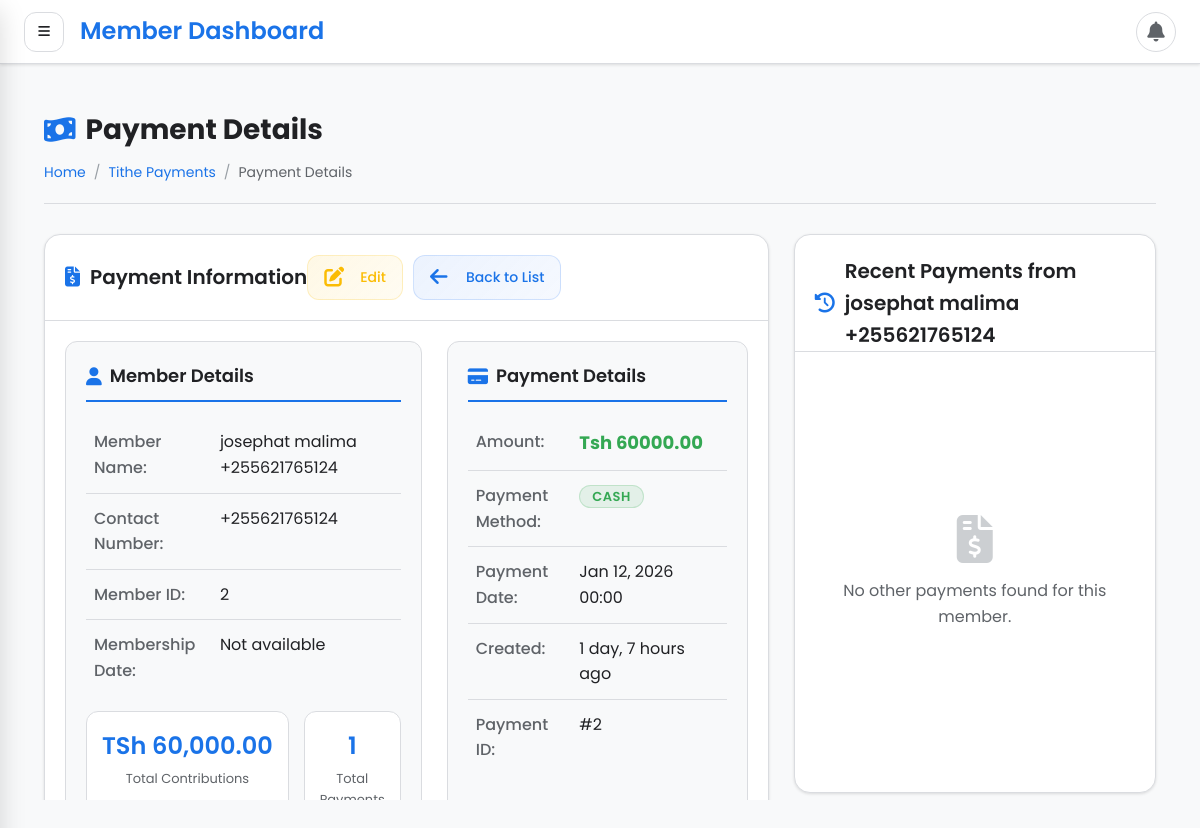
The page /tithe/2/ (signed in) on the database its author committed.
### tithe/models.py (models this page shows, shortened)
class TithePayment(models.Model):
    PAYMENT_STATUS_CHOICES = [
        ('cash', 'Cash'),
        ('bank', 'Bank'),
    ]
    sms_sent = models.BooleanField(default=False)
    sms_sent_at = models.DateTimeField(null=True, blank=True)
    sms_message_id = models.CharField(max_length=100, blank=True, null=True)
    sms_failure_count = models.IntegerField(default=0)
    last_sms_error = models.TextField(blank=True, null=True)
    date = models.DateTimeField(default=timezone.now, verbose_name='Invoice Date')
    name = models.ForeignKey(Member, verbose_name="Member", on_delete=models.CASCADE)  # Direct reference
    contact_number = models.CharField(max_length=13)
    amount = models.DecimalField(max_digits=10, decimal_places=2)
    status = models.CharField(
        max_length=50,
        choices=PAYMENT_STATUS_CHOICES,
        default='cash'
    )

### member/models.py (models this page shows, shortened)
class Member(models.Model):
    name = models.CharField(max_length=255)
    code = models.TextField(help_text="001PT", null= True)
    active = models.BooleanField(default= True)
    shepherd = models.ForeignKey(Community, on_delete=models.CASCADE, null=True, blank=True)
    ministry = models.ForeignKey(Ministry, on_delete=models.CASCADE, null=True, blank=True)
    telephone =PhoneNumberField(max_length=255, null=True, help_text=' Eg. +255 ')
    location = models.CharField(max_length=255)
    fathers_name = models.CharField(max_length=255, null=True, blank=True)
    mothers_name = models.CharField(max_length=255, null=True, blank=True)
    guardians_name = models.CharField(max_length=255, null=True, blank=True)
    new_believer_school = models.BooleanField()
    pays_tithe = models.BooleanField(default=False)
    working = models.BooleanField(default=False)
    schooling = models.BooleanField(default=False)
    picture = models.ImageField(upload_to=upload_image_path, null=True, blank=True)
    transfered = models.BooleanField(max_length=250, blank=True, null= True)
    transfer_update = models.CharField(max_length=250, null=True, blank=True)
    objects = MemberManager()
    def __str__(self):
        return f'{self.name} {self.telephone}'

### tithe/views.py (the view)
# urls.py: path('<int:pk>/', views.TithePaymentDetailView.as_view(), name='tithepayment_detail'),
class TithePaymentDetailView(LoginRequiredMixin, DetailView):
    model = TithePayment
    template_name = 'tithepayment/detail.html'
    context_object_name = 'payment'
    def get_context_data(self, **kwargs):
        context = super().get_context_data(**kwargs)
        context['related_payments'] = TithePayment.objects.filter(
            name=self.object.name
        ).exclude(id=self.object.id).order_by('-date')[:10]
        context['member_total_contributions'] = TithePayment.objects.filter(
            name=self.object.name
        ).aggregate(total=Sum('amount'))['total'] or 0
        context['member_payment_count'] = TithePayment.objects.filter(
            name=self.object.name
        ).count()
        context['finance_active'] = True
        context['tithepayment_active_list'] = True
        return context

### templates/tithepayment/detail.html (shortened to what this page needs)
{% extends 'base.html' %}
{% load static %}
{% block content %}
<div class="details-container">
    <div class="page-header">
        <h1 class="page-title">
            <i class="fas fa-money-bill-wave"></i>
            Payment Details
        </h1>
        <nav class="breadcrumb">
            <div class="breadcrumb-item">
                <a href="{% url 'home' %}" class="breadcrumb-link">Home</a>
                <span class="breadcrumb-separator">/</span>
            </div>
            <div class="breadcrumb-item">
                <a href="{% url 'tithepayment:tithepayment_list' %}" class="breadcrumb-link">Tithe Payments</a>
                <span class="breadcrumb-separator">/</span>
            </div>
            <div class="breadcrumb-item active">
                Payment Details
            </div>
        </nav>
    </div>
    <div class="layout-grid">
        <div>
            <div class="card">
                <div class="card-header" style="padding-bottom: 20px; border-bottom: 1px solid var(--divider);">
                    <div style="display: flex; justify-content: space-between; align-items: center;">
                        <h3 class="card-title">
                            <i class="fas fa-file-invoice-dollar"></i>
                            Payment Information
                        </h3>
                        <div style="display: flex; gap: 10px;">
                            <a href="{% url 'tithepayment:tithepayment_update' payment.pk %}"
                               class="action-button action-edit"
                               style="padding: 10px 16px; font-size: 0.875rem;">
                                <i class="fas fa-edit"></i>
                                <span>Edit</span>
                            </a>
                            <a href="{% url 'tithepayment:tithepayment_list' %}"
                               class="action-button action-back"
                               style="padding: 10px 16px; font-size: 0.875rem;">
                                <i class="fas fa-arrow-left"></i>
                                <span>Back to List</span>
                            </a>
                        </div>
                    </div>
                </div>
                <div class="card-body">
                    <div class="details-grid">
                        <div class="detail-section">
                            <h4 class="detail-section-title">
                                <i class="fas fa-user"></i>
                                Member Details
                            </h4>
                            <table class="detail-table">
                                <tbody>
                                    <tr class="detail-row">
                                        <td class="detail-label">Member Name:</td>
                                        <td class="detail-value">{{ payment.name }}</td>
                                    </tr>
                                    <tr class="detail-row">
                                        <td class="detail-label">Contact Number:</td>
                                        <td class="detail-value">{{ payment.contact_number }}</td>
                                    </tr>
                                    <tr class="detail-row">
                                        <td class="detail-label">Member ID:</td>
                                        <td class="detail-value">{{ payment.name.id }}</td>
                                    </tr>
                                    <tr class="detail-row">
                                        <td class="detail-label">Membership Date:</td>
                                        <td class="detail-value">{{ payment.name.created_at|date:"M d, Y"|default:"Not available" }}</td>
                                    </tr>
                                </tbody>
                            </table>
                            <div class="stats-grid">
                                <div class="stat-card">
                                    <div class="stat-value">Tsh {{ member_total_contributions|floatformat:2 }}</div>
                                    <div class="stat-label">Total Contributions</div>
                                </div>
                                <div class="stat-card">
                                    <div class="stat-value">{{ member_payment_count }}</div>
                                    <div class="stat-label">Total Payments</div>
                                </div>
                            </div>
                        </div>
                        <div class="detail-section">
                            <h4 class="detail-section-title">
                                <i class="fas fa-credit-card"></i>
                                Payment Details
                            </h4>
                            <table class="detail-table">
                                <tbody>
                                    <tr class="detail-row">
                                        <td class="detail-label">Amount:</td>
                                        <td class="detail-value">
                                            <strong>Tsh {{ payment.amount }}</strong>
                                        </td>
                                    </tr>
                                    <tr class="detail-row">
                                        <td class="detail-label">Payment Method:</td>
                                        <td class="detail-value">
                                            <span class="badge {% if payment.status == 'cash' %}badge-success{% else %}badge-primary{% endif %}">
                                                {{ payment.get_status_display }}
                                            </span>
                                        </td>
                                    </tr>
                                    <tr class="detail-row">
                                        <td class="detail-label">Payment Date:</td>
                                        <td class="detail-value">{{ payment.date|date:"M d, Y H:i" }}</td>
                                    </tr>
                                    <tr class="detail-row">
                                        <td class="detail-label">Created:</td>
                                        <td class="detail-value">{{ payment.date|timesince }} ago</td>
                                    </tr>
                                    <tr class="detail-row">
                                        <td class="detail-label">Payment ID:</td>
                                        <td class="detail-value">#{{ payment.id }}</td>
                                    </tr>
                                </tbody>
                            </table>
                        </div>
                    </div>
                </div>
            </div>
        </div>
        <div>
            <div class="card" style="margin-bottom: 25px;">
                <div class="card-header">
                    <h4 class="card-title">
                        <i class="fas fa-history"></i>
                        Recent Payments from {{ payment.name }}
                    </h4>
                </div>
                <div class="card-body">
                    {% if related_payments %}
                    <ul class="payments-list">
                        {% for related_payment in related_payments %}
                        <a href="{% url 'tithepayment:tithepayment_detail' related_payment.pk %}"
                           class="payment-item">
                            <div class="payment-header">
                                <div class="payment-amount">Tsh {{ related_payment.amount }}</div>
                                <div class="payment-date">{{ related_payment.date|date:"M d, Y" }}</div>
                            </div>
                            <div class="payment-method">
                                <span class="badge {% if related_payment.status == 'cash' %}badge-success{% else %}badge-primary{% endif %}">
                                    {{ related_payment.get_status_display }}
                                </span>
                                <span style="color: var(--text-secondary);">Payment #{{ related_payment.id }}</span>
                            </div>
                        </a>
                        {% endfor %}
                    </ul>
                    {% else %}
                    <div class="empty-state">
                        <i class="fas fa-file-invoice-dollar"></i>
                        <p>No other payments found for this member.</p>
                    </div>
                    {% endif %}
                </div>
            </div>
        </div>
    </div>
</div>
{% endblock %}

### templates/base.html (style rules this page uses)
* { margin: 0; padding: 0; box-sizing: border-box; -webkit-tap-highlight-color: transparent; font-family: "Poppins", -apple-system, BlinkMacSystemFont, sans-serif; }
:root { --primary: #1a73e8; --primary-dark: #0d47a1; --primary-light: #42a5f5; --secondary: #34a853; --secondary-dark: #2e7d32; --accent: #fbbc04; --danger: #ea4335; --warning: #fbbc04; --success: #34a853; --info: #4285f4; --background: #f8f9fa; --surface: #ffffff; --surface-dark: #202124; --text-primary: #202124; --text-secondary: #5f6368; --text-disabled: #9aa0a6; --divider: #dadce0; --shadow-sm: 0 1px 3px rgba(0, 0, 0, 0.12); --shadow-md: 0 4px 6px rgba(0, 0, 0, 0.1); --shadow-lg: 0 10px 25px rgba(0, 0, 0, 0.15); --shadow-xl: 0 20px 40px rgba(0, 0, 0, 0.2); --radius-sm: 8px; --radius-md: 12px; --radius-lg: 16px; --radius-xl: 24px; --radius-full: 9999px; --space-xs: 4px; --space-sm: 8px; --space-md: 16px; --space-lg: 24px; --space-xl: 32px; --space-2xl: 48px; --transition-fast: 150ms ease; --transition-base: 250ms ease; --transition-slow: 350ms ease; --sidebar-width: 280px; --sidebar-collapsed: 72px; --header-height: 64px; }
body { font-family: "Poppins", -apple-system, BlinkMacSystemFont, sans-serif; background: var(--background); color: var(--text-primary); line-height: 1.6; -webkit-font-smoothing: antialiased; -moz-osx-font-smoothing: grayscale; overflow: hidden; }
h1 { font-size: 2rem; font-weight: 700; }
h3 { font-size: 1.5rem; font-weight: 600; }
h4 { font-size: 1.25rem; font-weight: 600; }
.card { background: var(--surface); border-radius: var(--radius-lg); box-shadow: var(--shadow-sm); border: 1px solid var(--divider); margin-bottom: var(--space-md); overflow: hidden; }
.card-header { padding: var(--space-lg); border-bottom: 1px solid var(--divider); display: flex; align-items: center; justify-content: space-between; }
.card-body { padding: var(--space-lg); }
.badge { display: inline-block; padding: 4px 8px; font-size: 0.75rem; font-weight: 600; border-radius: var(--radius-full); line-height: 1; }
.badge-success { background: rgba(52, 168, 83, 0.1); color: var(--success); }
.page-header { margin-bottom: var(--space-xl); }
.page-header h1 { font-size: 1.75rem; font-weight: 700; color: var(--text-primary); margin-bottom: var(--space-sm); }
.empty-state { display: flex; flex-direction: column; align-items: center; justify-content: center; padding: var(--space-2xl); text-align: center; color: var(--text-secondary); height: 100%; min-height: 400px; }
.empty-state i { font-size: 4rem; color: var(--divider); margin-bottom: var(--space-lg); }
.empty-state p { margin-bottom: var(--space-lg); max-width: 400px; }

### rows shown on the page
TithePayment: name "josephat malima +255621765124", contact_number "+255621765124", name.id "2", name.created_at "Not available", amount "60000.00", status "CASH", date "Jan 12, 2026 00:00", date "1 day, 7 hours", id "2"

### other values the page prints
{{ member_payment_count }} "1"
